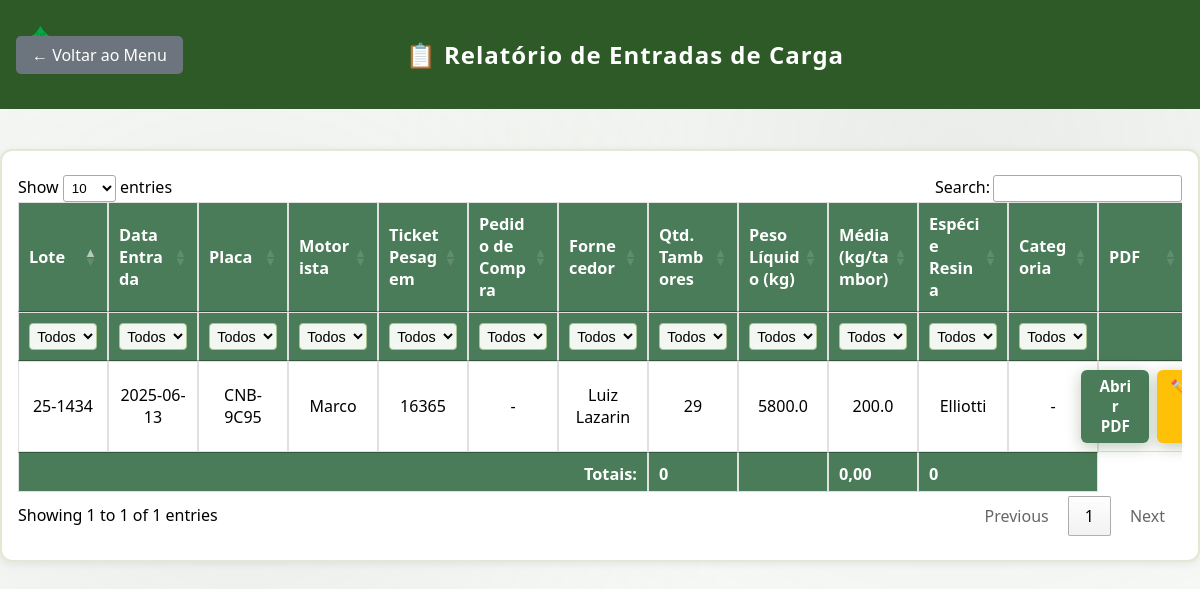
/relatorio-entradas (signed in), run on an earlier commit of the app's database.
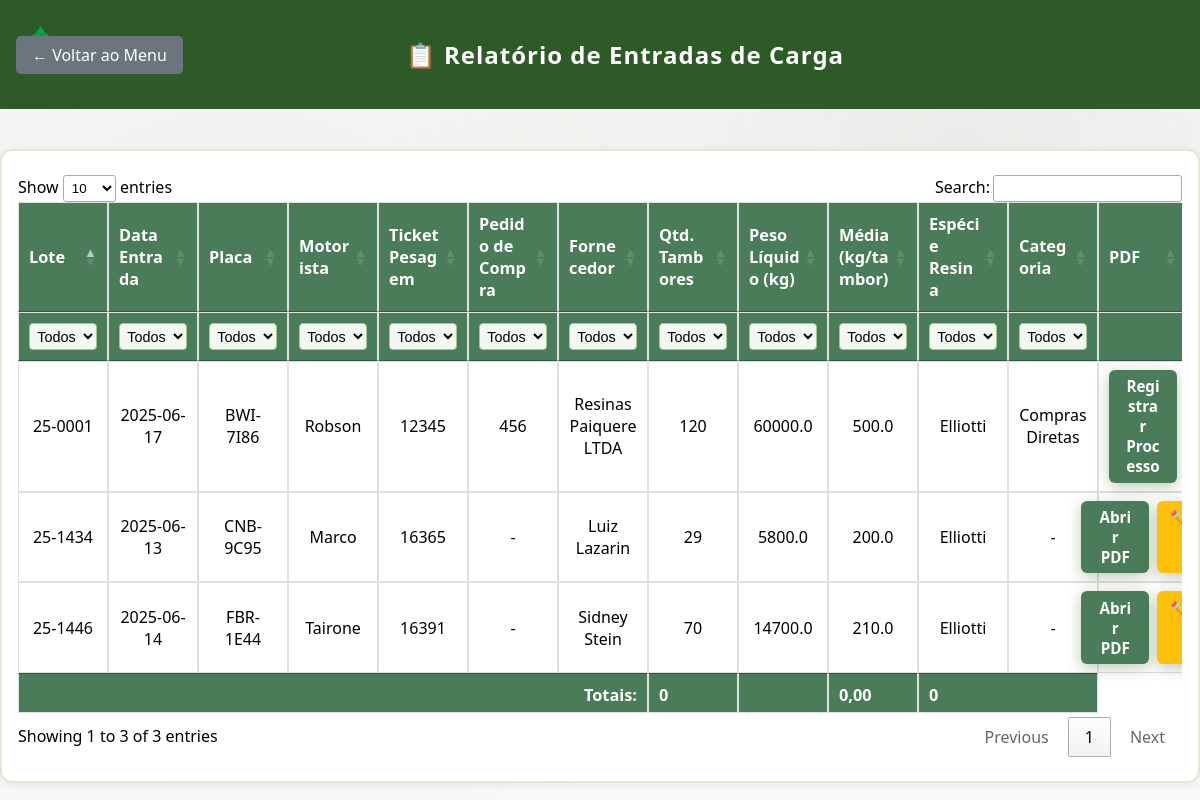
And on a later commit of the database.
### tables this page shows
CREATE TABLE entradas_carga (id INTEGER PRIMARY KEY AUTOINCREMENT, fornecedor TEXT, data_entrada TEXT, motorista TEXT, placa TEXT, quantidade_tambores INTEGER, pedido_compra TEXT, categoria TEXT, especie_resina TEXT, lote TEXT UNIQUE, ticket_pesagem TEXT UNIQUE, peso_liquido REAL, data_registro TEXT, usuario_registro TEXT);

### app.py (the view)
@app.route('/relatorio-entradas')
def relatorio_entradas():
    if 'logged_in' not in session or not session['logged_in']:
        return redirect(url_for('login'))
    entradas = listar_entradas()
    conn = sqlite3.connect(DB_PATH)
    cursor = conn.cursor()
    cursor.execute('SELECT lote, arquivo_pdf FROM processos_lote')
    pdfs_lotes = cursor.fetchall()
    conn.close()
    lotes_pdfs = {}
    for lote, pdf in pdfs_lotes:
        lotes_pdfs[lote] = pdf  # Garante que o último PDF vinculado ao lote seja exibido
    return render_template('relatorio_entradas.html', entradas=entradas, lotes_pdfs=lotes_pdfs)

### app.py (called while the page is built)
def listar_entradas():
    conn = sqlite3.connect(DB_PATH)
    cursor = conn.cursor()
    cursor.execute('SELECT * FROM entradas_carga ORDER BY lote ASC')
    colunas = [desc[0] for desc in cursor.description]
    entradas = [dict(zip(colunas, row)) for row in cursor.fetchall()]
    conn.close()
    return entradas

### templates/relatorio_entradas.html (shortened to what this page needs)
<!DOCTYPE html>
<html lang="pt-BR">
<head>
    <link rel="stylesheet" href="{{ url_for('static', filename='css/style.css') }}">
    <link rel="stylesheet" href="https://cdn.datatables.net/1.13.7/css/jquery.dataTables.min.css">
</head>
<body class="relatorio-body">
    <div class="header">
        <a href="{{ url_for('menu') }}" class="back-btn">← Voltar ao Menu</a>
        <div class="header-title">📋 Relatório de Entradas de Carga</div>
    </div>
    <div class="container">
        {% if entradas %}
        <div class="table-responsive">
            <table id="tabela-entradas">
                <thead>
                    <tr>
                        <th>Lote</th>
                        <th>Data Entrada</th>
                        <th>Placa</th>
                        <th>Motorista</th>
                        <th>Ticket Pesagem</th>
                        <th>Pedido de Compra</th>
                        <th>Fornecedor</th>
                        <th>Qtd. Tambores</th>
                        <th>Peso Líquido (kg)</th>
                        <th>Média (kg/tambor)</th>
                        <th>Espécie Resina</th>
                        <th>Categoria</th>
                        <th>PDF</th>
                    </tr>
                    <tr class="filters">
                        <th></th>
                        <th></th>
                        <th></th>
                        <th></th>
                        <th></th>
                        <th></th>
                        <th></th>
                        <th></th>
                        <th></th>
                        <th></th>
                        <th></th>
                        <th></th>
                        <th></th>
                    </tr>
                </thead>
                <tbody>
                    {% for entrada in entradas %}
                    <tr>
                        <td>{{ entrada.lote }}</td>
                        <td>{{ entrada.data_entrada }}</td>
                        <td>{{ entrada.placa }}</td>
                        <td>{{ entrada.motorista }}</td>
                        <td>{{ entrada.ticket_pesagem }}</td>
                        <td>{{ entrada.pedido_compra or '-' }}</td>
                        <td>{{ entrada.fornecedor }}</td>
                        <td>{{ entrada.quantidade_tambores }}</td>
                        <td>{{ entrada.peso_liquido }}</td>
                        <td>{% if entrada.quantidade_tambores and entrada.peso_liquido %}{{ (entrada.peso_liquido /
                            entrada.quantidade_tambores)|round(2) }}{% else %}-{% endif %}</td>
                        <td>{{ entrada.especie_resina }}</td>
                        <td>{{ entrada.categoria or '-' }}</td>
                        <td>
                            {% if entrada.lote in lotes_pdfs %}
                            <div style="display: flex; gap: 0.5rem; justify-content: center;">
                                <a href="{{ url_for('static', filename='processos_pdfs/' + lotes_pdfs[entrada.lote]) }}" class="btn"
                                    target="_blank"
                                    style="padding:0.4rem 1rem; font-size:0.95rem; background:#4a7c59; color:white; border-radius:6px; text-decoration:none;">Abrir
                                    PDF</a>
                                <a href="{{ url_for('registrar_processo', lote=entrada.lote) }}" class="btn"
                                    title="Editar PDF"
                                    style="padding:0.4rem 0.8rem; font-size:1.1rem; background:#ffc107; color:#333; border-radius:6px; text-decoration:none;">✏️
                                </a>
                            </div>
                            {% else %}
                            <a href="{{ url_for('registrar_processo', lote=entrada.lote) }}" class="btn"
                                style="padding:0.4rem 1rem; font-size:0.95rem; background:#4a7c59; color:white; border-radius:6px; text-decoration:none;">Registrar
                                Processo</a>
                            {% endif %}
                        </td>
                    </tr>
                    {% endfor %}
                </tbody>
                <tfoot>
                    <tr>
                        <th colspan="7" style="text-align:right">Totais:</th>
                        <th id="soma-tambores"></th>
                        <th id="soma-peso"></th>
                        <th id="media-peso-tambor"></th>
                        <th colspan="2"></th>
                    </tr>
                </tfoot>
            </table>
        </div>
        {% else %}
        <p style="text-align:center; color:#888;">Nenhuma entrada de carga registrada.</p>
        {% endif %}
    </div>
</body>

### static/css/style.css (style rules this page uses)
* { margin: 0; padding: 0; box-sizing: border-box; }
body { font-family: 'Segoe UI', Tahoma, Geneva, Verdana, sans-serif; background: linear-gradient(135deg, #2d5016 0%, #4a7c59 50%, #6b8e23 100%); background-attachment: fixed; min-height: 100vh; display: flex; align-items: center; justify-content: center; }
body::before { content: ''; position: fixed; top: 0; left: 0; width: 100%; height: 100%; background-image: radial-gradient(circle at 20% 50%, rgba(120, 119, 108, 0.1) 0%, transparent 50%), radial-gradient(circle at 80% 20%, rgba(120, 119, 108, 0.1) 0%, transparent 50%); pointer-events: none; z-index: -1; }
.container { background: rgba(255, 255, 255, 0.95); backdrop-filter: blur(10px); padding: 2.5rem; border-radius: 15px; box-shadow: 0 20px 40px rgba(45, 80, 22, 0.3); width: 100%; max-width: 420px; border: 2px solid rgba(107, 142, 35, 0.2); }
.header { text-align: center; margin-bottom: 2.5rem; }
.header::before { content: '🌲'; font-size: 2.5rem; display: block; margin-bottom: 1rem; }
.btn { display: inline-block; padding: 1rem 2rem; background: linear-gradient(135deg, #6b8e23 0%, #4a7c59 50%, #2d5016 100%); color: white; text-decoration: none; border: none; border-radius: 8px; cursor: pointer; font-size: 1rem; font-weight: 600; transition: all 0.3s ease; width: 100%; text-align: center; box-shadow: 0 4px 15px rgba(45, 80, 22, 0.3); }
.filters th { padding: 0.2rem; text-align: center; vertical-align: middle; }

### templates/relatorio_entradas.html (style rules this page uses)
body.relatorio-body { display: block !important; background: #f7faf7; min-height: 100vh; }
.header { background: #2d5a27; padding: 1.2rem 1rem; display: flex; align-items: center; justify-content: center; color: white; position: relative; }
.header-title { flex: 1; text-align: center; font-size: 1.5rem; font-weight: bold; letter-spacing: 1px; }
.back-btn { position: absolute; left: 1rem; top: 50%; transform: translateY(-50%); background: #6c757d; color: white; padding: 0.5rem 1rem; text-decoration: none; border-radius: 5px; font-size: 1rem; }
.container { max-width: 1800px !important; margin: 2.5rem auto 0 auto; padding: 1.5rem 1rem; background: white; border-radius: 12px; box-shadow: 0 2px 8px rgba(0, 0, 0, 0.07); }
.table-responsive { overflow-x: auto; width: 100%; }
table { width: 100%; border-collapse: collapse; margin-top: 0.5rem; font-size: 1rem; max-width: 100%; table-layout: fixed; }
th, td { border: 1px solid #e0e0e0; padding: 0.5rem 0.3rem; text-align: center; vertical-align: middle; white-space: normal; word-wrap: break-word; min-width: 120px; }
th { background: #4a7c59; color: #fff; font-size: 1.02rem; font-weight: 600; }
tr:nth-child(even) { background: #f2f7f2; }

What changed in the data, as far as the page shows it:
added entradas_carga: lote "25-0001", data_entrada "2025-06-17", placa "BWI-7I86", motorista "Robson", ticket_pesagem "12345", pedido_compra "456", fornecedor "Resinas Paiquere LTDA", quantidade_tambores "120", peso_liquido "60000.0", peso_liquido+quantidade_tambores "500.0", especie_resina "Elliotti", categoria "Compras Diretas"
added entradas_carga: lote "25-1446", data_entrada "2025-06-14", placa "FBR-1E44", motorista "Tairone", ticket_pesagem "16391", pedido_compra "-", fornecedor "Sidney Stein", quantidade_tambores "70", peso_liquido "14700.0", peso_liquido+quantidade_tambores "210.0", especie_resina "Elliotti", categoria "-"
Also different on the page:
text written by a page script: "Show entries Search: Showing 1 to 1 of 1 entries Previous 1 Next" → "Show entries Search: Showing 1 to 3 of 3 entries Previous 1 Next"
